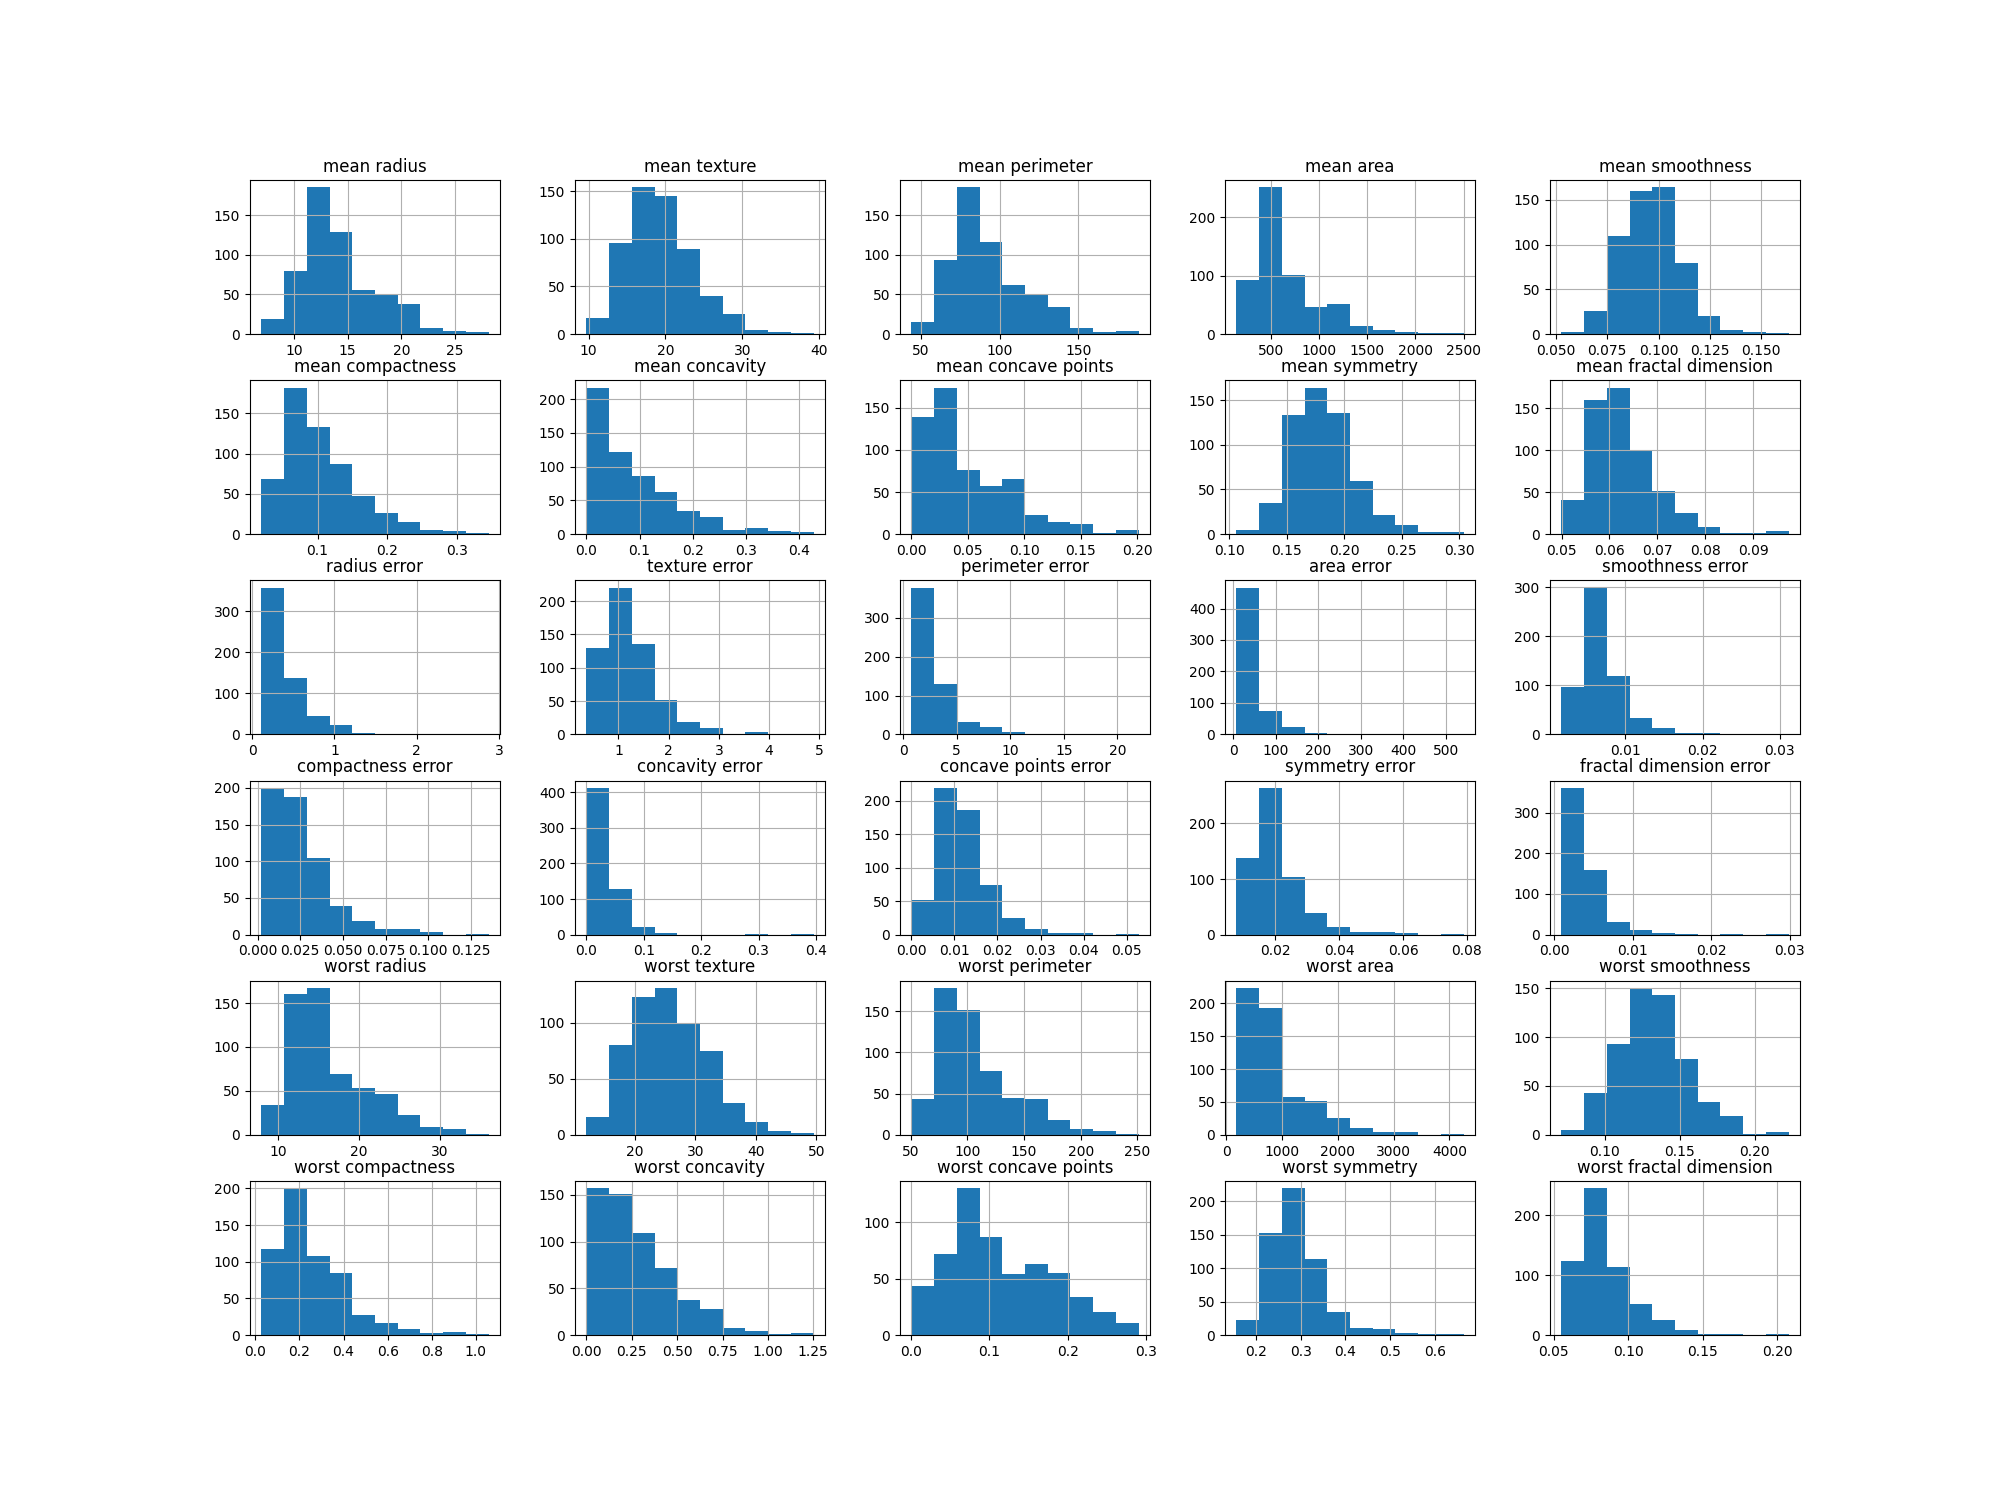

The script that drew this image:
#!/usr/bin/env python
# coding: utf-8
# In[1]:
import pandas as pd
import numpy as np
import seaborn as sns
from sklearn.tree import DecisionTreeClassifier, plot_tree
from sklearn.model_selection import train_test_split, learning_curve
from sklearn.metrics import accuracy_score, precision_score, recall_score, f1_score, plot_confusion_matrix,plot_roc_curve
from sklearn.datasets import load_breast_cancer, make_classification
from sklearn.preprocessing import StandardScaler, MinMaxScaler, RobustScaler
from sklearn.decomposition import PCA
from sklearn.linear_model import LogisticRegression
from sklearn.svm import SVC
from sklearn.neighbors import KNeighborsClassifier
from sklearn.naive_bayes import GaussianNB
from sklearn.ensemble import VotingClassifier, AdaBoostClassifier
import matplotlib.pyplot as plt

# In[2]:
# 加载数据集
data = load_breast_cancer()
# 转换为 DataFrame 格式
df = pd.DataFrame(data.data, columns=data.feature_names)
# 查看前5条数据


print(df.head())
# In[3]:
# 查看数据关键词
print("数据关键词:", data.keys())
# 查看特征名称
print("特征名称:", list(data.feature_names))
# In[4]:
# 查看各个数值型特征的基本统计量
print(df.describe())
# In[5]:
# 查看标签分布情况：恶性，良性
print(data.target_names)
print(pd.Series(data.target).value_counts())
# In[6]:
# 检查是否存在缺失值
print(df.isnull().sum())
# In[7]:
# 绘制特征的直方图
df.hist(bins=10, figsize=(20, 15))
plt.show()
# In[8]:
# 绘制箱线图，水平
plt.figure(figsize=(16, 9))
sns.boxplot(data=df, orient='h')
plt.show()
# In[9]:


# 绘制小提琴图
plt.figure(figsize=(16, 9))
sns.violinplot(data=df, orient='h')
plt.show()
# In[10]:
# 计算各个特征间的相关性
corr_df = df.corr().abs()
corr_values = corr_df.values[np.triu_indices_from(corr_df, k=1)]
print('特征相关性系数最大值：', corr_values.max())
print('特征相关性系数最小值：', corr_values.min())
print('平均特征相关性系数：', corr_values.mean())
# In[11]:
# 绘制相关系数矩阵的热力图,颜色越深越相关
sns.heatmap(corr_df, annot=False, cmap='coolwarm')
plt.show()
# In[12]:
# 分割数据集
X_train, X_test, y_train, y_test = train_test_split(data.data, data.target,
                                                    test_size=0.2, random_state=42)
# In[13]:
# 对数据进行归一化处理, 最小最大归一
scaler = MinMaxScaler()
scaler = StandardScaler()
X_train = scaler.fit_transform(X_train)  # 训练集用fit_transform
X_test = scaler.transform(X_test)  # 测试集用transform
# In[14]:
# 用PCA模型进行降维
pca = PCA(n_components=5)
X_train_new = pca.fit_transform(X_train)
X_test_new = pca.transform(X_test)

# In[15]:
# 建立模型
lr = LogisticRegression(random_state=42)  # 逻辑回归
svc = SVC(kernel='linear', random_state=42)  # 支持向量机
knn = KNeighborsClassifier(n_neighbors=4)  # KNN
dt = DecisionTreeClassifier(random_state=42)  # 决策树
nb = GaussianNB()  # 朴素贝叶斯（高斯模型）
# 训练模型：所有特征数据
lr.fit(X_train, y_train)
# In[16]:
svc.fit(X_train, y_train)
# In[17]:
knn.fit(X_train, y_train)
# In[18]:
dt.fit(X_train, y_train)
# In[19]:
nb.fit(X_train, y_train)
# In[20]:
lr_pca = LogisticRegression(random_state=42)  # 逻辑回归
svc_pca = SVC(kernel='linear', random_state=42)  # 支持向量机
knn_pca = KNeighborsClassifier(n_neighbors=4)  # KNN
dt_pca = DecisionTreeClassifier(random_state=42)  # 决策树
nb_pca = GaussianNB()  # 朴素贝叶斯（高斯模型）
# 训练模型：所有特征数据
lr_pca.fit(X_train_new, y_train)
svc_pca.fit(X_train_new, y_train)
knn_pca.fit(X_train_new, y_train)
dt_pca.fit(X_train_new, y_train)
nb_pca.fit(X_train_new, y_train)

# In[21]:
plt.figure(figsize=(12, 8), dpi=500)
plot_tree(dt, filled=True, rounded=True, feature_names=data.feature_names, class_names=data.target_names)
plt.title('DT')
plt.show()
plt.figure(figsize=(12, 8), dpi=500)
plot_tree(dt_pca, filled=True, rounded=True, feature_names=data.feature_names,
          class_names=data.target_names)
plt.title('DT_PCA')
plt.show()


# In[22]:
# 绘制学习曲线
def learningCurve(model):
    train_sizes, train_scores, test_scores = learning_curve(model, X_train, y_train, cv=10)  # 支持向量机

    plt.plot(train_sizes, np.mean(train_scores, axis=1), label='Training Score')
    plt.plot(train_sizes, np.mean(test_scores, axis=1), label='Cross-Validation Score')
    plt.title('Learning Curve_' + str(model))
    plt.xlabel('Training Size')
    plt.ylabel('Score')
    plt.legend()


# 绘制混淆矩阵
def confusionMatrix(model):
    plot_confusion_matrix(model, X_test, y_test)
    plt.title('Confusion Matrix_' + str(model))


# In[23]:
learningCurve(nb)
confusionMatrix(nb)
# In[24]:
# 预测测试集结果
lr_pred = lr.predict(X_test)
svc_pred = svc.predict(X_test)
knn_pred = knn.predict(X_test)

dt_pred = dt.predict(X_test)
nb_pred = nb.predict(X_test)
# In[25]:
# 主成分分析预测测试集结果
lr_pred_pca = lr_pca.predict(X_test_new)
svc_pred_pca = svc_pca.predict(X_test_new)
knn_pred_pca = knn_pca.predict(X_test_new)
dt_pred_pca = dt_pca.predict(X_test_new)
nb_pred_pca = nb_pca.predict(X_test_new)
# In[26]:
# 打印模型评估指标
print("Logistic Regression:")
print("Accuracy:", accuracy_score(y_test, lr_pred))  # 分类准确率分数
print("Precision:", precision_score(y_test, lr_pred, average='macro'))  # 计算精度
print("Recall:", recall_score(y_test, lr_pred, average='macro'))  # 召回率
print("F1 Score:", f1_score(y_test, lr_pred, average='macro'))
print("Support Vector Machine:")
print("Accuracy:", accuracy_score(y_test, svc_pred))
print("Precision:", precision_score(y_test, svc_pred, average='macro'))
print("Recall:", recall_score(y_test, svc_pred, average='macro'))
print("F1 Score:", f1_score(y_test, svc_pred, average='macro'))
print("K-Nearest Neighbors:")
print("Accuracy:", accuracy_score(y_test, knn_pred))
print("Precision:", precision_score(y_test, knn_pred, average='macro'))
print("Recall:", recall_score(y_test, knn_pred, average='macro'))
print("F1 Score:", f1_score(y_test, knn_pred, average='macro'))
print("Decision Tree:")
print("Accuracy:", accuracy_score(y_test, dt_pred))
print("Precision:", precision_score(y_test, dt_pred, average='macro'))
print("Recall:", recall_score(y_test, dt_pred, average='macro'))
print("F1 Score:", f1_score(y_test, dt_pred, average='macro'))
print("Naive Bayes:")
print("Accuracy:", accuracy_score(y_test, nb_pred))

print("Precision:", precision_score(y_test, nb_pred, average='macro'))
print("Recall:", recall_score(y_test, nb_pred, average='macro'))
print("F1 Score:", f1_score(y_test, nb_pred, average='macro'))
# In[27]:
# 打印模型评估指标
print("Logistic Regression:")
print("Accuracy:", accuracy_score(y_test, lr_pred_pca))  # 分类准确率分数
print("Precision:", precision_score(y_test, lr_pred_pca, average='macro'))  # 计算精度
print("Recall:", recall_score(y_test, lr_pred_pca, average='macro'))  # 召回率
print("F1 Score:", f1_score(y_test, lr_pred_pca, average='macro'))
print("Support Vector Machine:")
print("Accuracy:", accuracy_score(y_test, svc_pred_pca))
print("Precision:", precision_score(y_test, svc_pred_pca, average='macro'))
print("Recall:", recall_score(y_test, svc_pred_pca, average='macro'))
print("F1 Score:", f1_score(y_test, svc_pred_pca, average='macro'))
print("K-Nearest Neighbors:")
print("Accuracy:", accuracy_score(y_test, knn_pred_pca))
print("Precision:", precision_score(y_test, knn_pred_pca, average='macro'))
print("Recall:", recall_score(y_test, knn_pred_pca, average='macro'))
print("F1 Score:", f1_score(y_test, knn_pred_pca, average='macro'))
print("Decision Tree:")
print("Accuracy:", accuracy_score(y_test, dt_pred_pca))
print("Precision:", precision_score(y_test, dt_pred_pca, average='macro'))
print("Recall:", recall_score(y_test, dt_pred_pca, average='macro'))
print("F1 Score:", f1_score(y_test, dt_pred_pca, average='macro'))
print("Naive Bayes:")
print("Accuracy:", accuracy_score(y_test, nb_pred_pca))
print("Precision:", precision_score(y_test, nb_pred_pca, average='macro'))
print("Recall:", recall_score(y_test, nb_pred_pca, average='macro'))
print("F1 Score:", f1_score(y_test, nb_pred_pca, average='macro'))


# In[28]:
def ROC(model, model_pca):  # 绘制ROC曲线
    ax = plt.gca()

    model_disp = plot_roc_curve(model, X_test, y_test, ax=ax, label=str(model))
    # PCA
    model_pca_disp = plot_roc_curve(model_pca, X_test_new, y_test, ax=ax, label=str(model) + "_PCA")
    plt.title("ROC Curve")
    plt.show()


ROC(nb, nb_pca)  # 绘制主成分分析ROC曲线
# In[29]:
clf1 = LogisticRegression(random_state=42)  # 逻辑回归
clf2 = SVC(kernel='linear', random_state=42, probability=True)  # 支持向量机
clf3 = KNeighborsClassifier(n_neighbors=4)  # KNN
clf5 = LogisticRegression(random_state=42)  # 逻辑回归
voting = VotingClassifier(estimators=[('lr', clf1), ('svc', clf2), ('knn', clf3)], voting='soft')
voting.fit(X_train, y_train)
# In[30]:
learningCurve(voting)
confusionMatrix(voting)
voting_pred = voting.predict(X_test)
print(voting.score(X_test, y_test))
print("voting:")
print("Accuracy:", accuracy_score(y_test, voting_pred))
print("Precision:", precision_score(y_test, voting_pred, average='macro'))
print("Recall:", recall_score(y_test, voting_pred, average='macro'))
print("F1 Score:", f1_score(y_test, voting_pred, average='macro'))
svc_pca = SVC(kernel='linear', random_state=42)  # 支持向量机


def ROC_voting():
    ax = plt.gca()
    voting_disp = plot_roc_curve(voting, X_test, y_test, ax=ax)
    knn_disp = plot_roc_curve(lr, X_test, y_test, ax=ax)
    dt_disp = plot_roc_curve(svc, X_test, y_test, ax=ax)

    svc_disp = plot_roc_curve(knn, X_test, y_test, ax=ax)
    plt.title("ROC Curve")
    plt.show()


# In[31]:
ROC_voting()
# In[32]:
lr_ada = LogisticRegression(random_state=42)  # 逻辑回归
ada_lr = AdaBoostClassifier(base_estimator=lr_ada, learning_rate=0.55, algorithm="SAMME.R", n_estimators=49)  # ADA
ada_lr.fit(X_train, y_train)
# learningCurve(ada_lr)
# confusionMatrix(ada_lr)
# In[33]:
learningCurve(ada_lr)
confusionMatrix(ada_lr)
ada__lr_pred = ada_lr.predict(X_test)
print("AdaBoostClassifier_LogisticRegression:")
print("Accuracy:", accuracy_score(y_test, ada__lr_pred))  # 分类准确率分数
print("Precision:", precision_score(y_test, ada__lr_pred, average='macro'))  # 计算精度
print("Recall:", recall_score(y_test, ada__lr_pred, average='macro'))  # 召回率
print("F1 Score:", f1_score(y_test, ada__lr_pred, average='macro'))
# In[34]:
# In[35]:
dt_ada = DecisionTreeClassifier(random_state=42, max_depth=3)  # 决策树
ada_dt = AdaBoostClassifier(base_estimator=dt_ada, learning_rate=0.85, n_estimators=150, random_state=42)  # ADA
ada_dt.fit(X_train, y_train)
# In[36]:
learningCurve(ada_dt)
confusionMatrix(ada_dt)

ada_dt_pred = ada_dt.predict(X_test)
print("AdaBoostClassifier_ DecisionTreeClassifier:")
print("Accuracy:", accuracy_score(y_test, ada_dt_pred))  # 分类准确率分数
print("Precision:", precision_score(y_test, ada_dt_pred, average='macro'))  # 计算精度
print("Recall:", recall_score(y_test, ada_dt_pred, average='macro'))  # 召回率
print("F1 Score:", f1_score(y_test, ada_dt_pred, average='macro'))
# In[37]:
dt_1 = DecisionTreeClassifier(random_state=42)  # 决策树
dt_1.fit(X_train, y_train)
importances = dt.feature_importances_
# sort
index = np.argsort(importances)[::-1]
print("Feature Ranking")
for i in range(0, 10):
    print("(%d) %s %f" % (index[i], df.columns[index[i] + 2], importances[index[i]]))
plt.bar(range(10), importances[index][0:10])
plt.xticks(range(30), index)
# In[38]:
labels = ["others"]
values = [0]
explode = [0]
for i in range(0, 30):
    # print("(%d) %s %f" % (index[i], dataset.columns[index[i]+2], importances[index[i]]))
    if i < 11:
        labels.append(df.columns[index[i] + 2])
        values.append(importances[index[i]])
        if i < 5:
            explode.append(0.2)
        else:
            explode.append(0)
    else:
        values[0] = values[0] + importances[index[i]]
for i in range(12):
    print("%s %f" % (labels[i], values[i]))
# plt.bar(range(11), values)
plt.pie(values, labels=labels, explode=explode)
